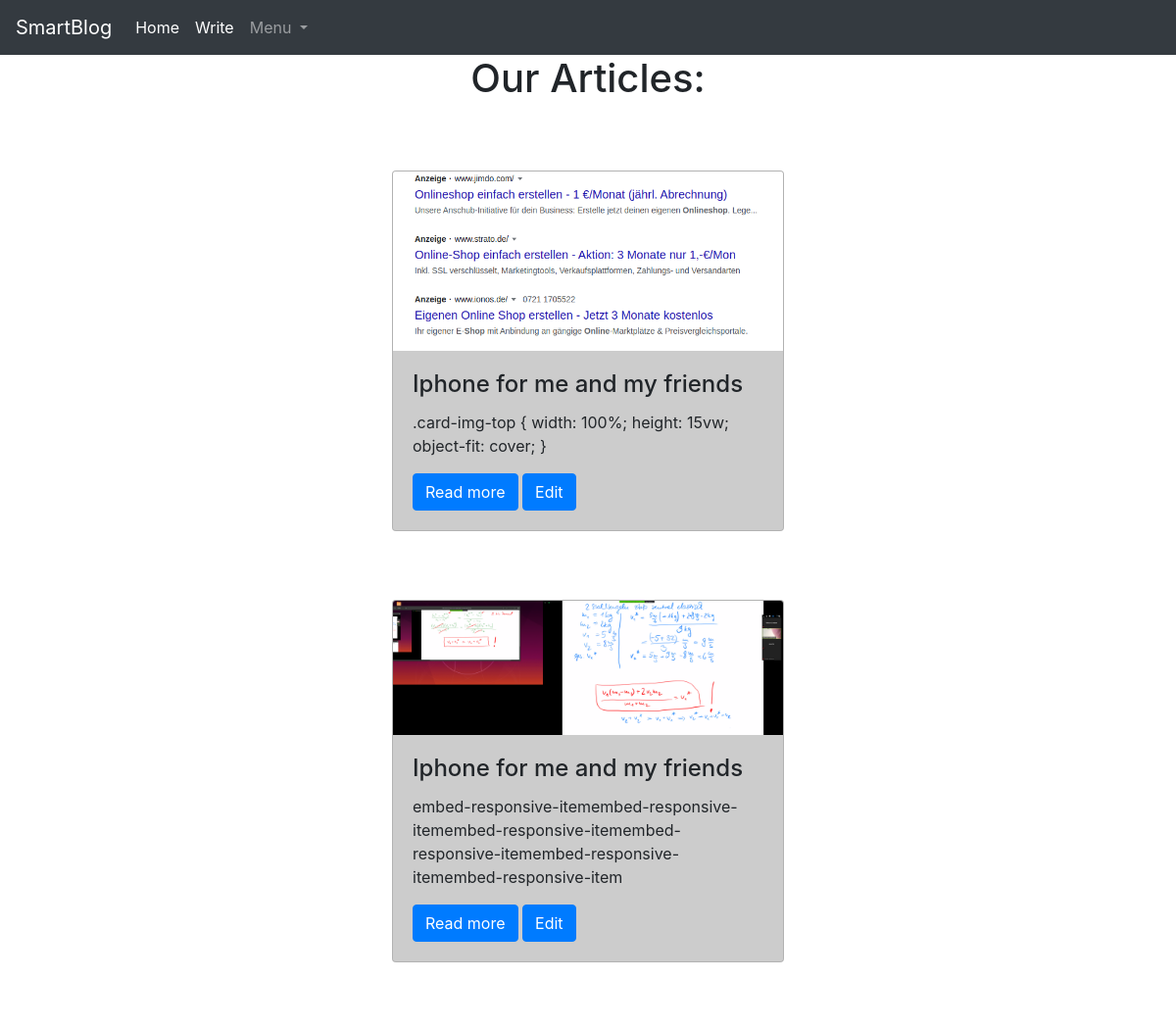
The app's page /articles/ (upper part), older data.
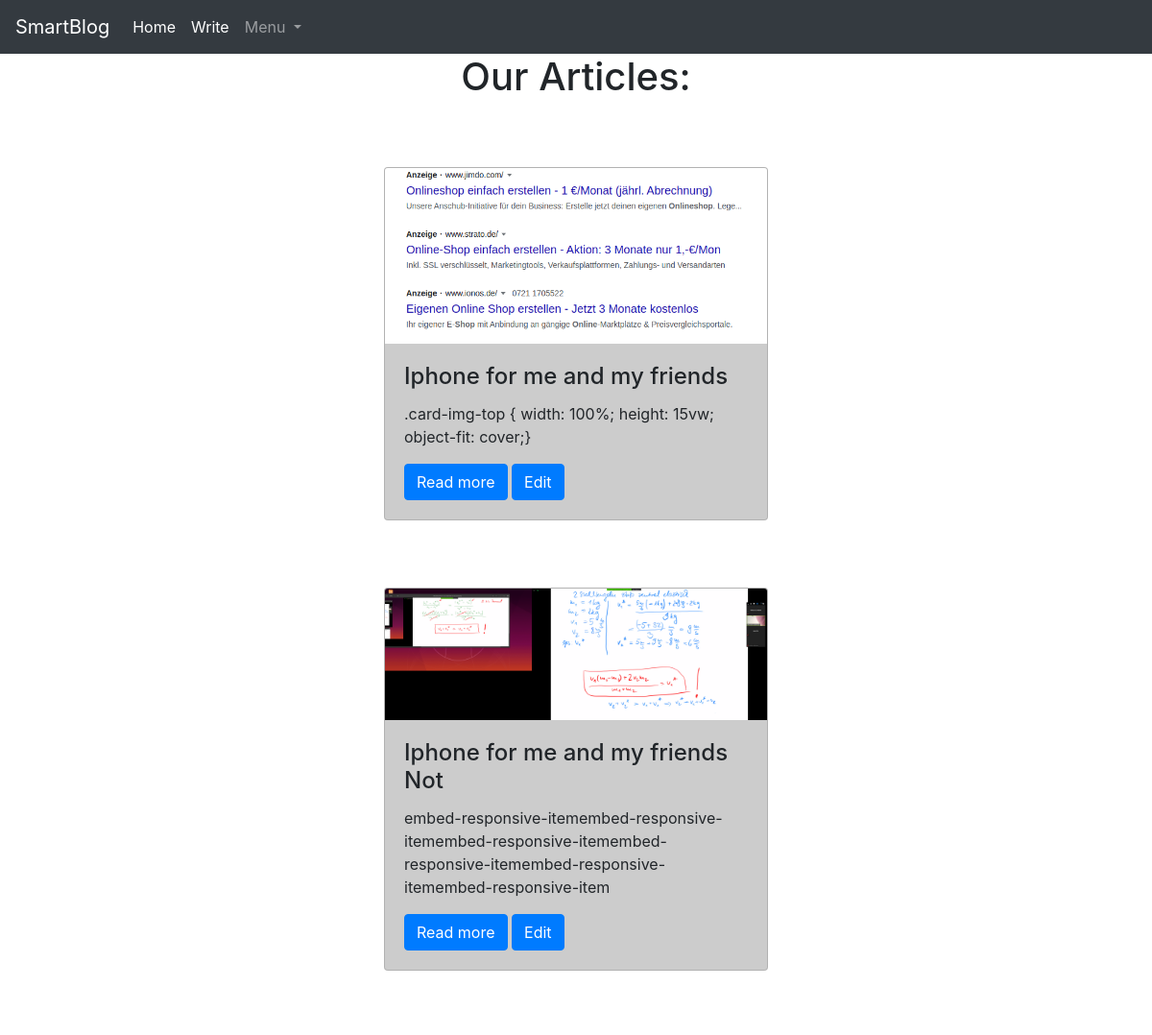
The same page, newer data.
### blog/models.py (models this page shows)
class Blog(models.Model):
    author = models.CharField(max_length=115, validators=[validate_name])
    title = models.CharField(max_length=250, validators=[validate_title])
    timestamp = models.DateTimeField(auto_now_add=True)
    likes = models.IntegerField(default=0)
    section = models.CharField(max_length=115)
    dislikes = models.IntegerField(default=0)
    short_version = models.CharField(max_length=1155, validators=[validate_shortversion])
    text = RichTextField(blank=True, null=True)
    image = models.ImageField(blank=True, upload_to="")
    class Meta:
        permissions = (("can_write", "read"),)

### blog/views.py (the view)
# urls.py: path('articles/', ArticleList.as_view(), name="list_articles"),
class ArticleList(ListView):
    template_name = 'Blog_list.html'
    queryset = Blog.objects.all()

### templates/Blog_list.html (shortened to what this page needs)
{% extends 'base.html' %}
{% load static %}
{% block title %}
    <link rel="stylesheet" type="text/css" href="{% static 'articles.css' %}">
{% endblock %}
{% block content %}
    <h1 id="headline" align="center">Our Articles:</h1>
    {% for elems in blog_list %}
        {% if elems.image %}
            <div class="card" style="width: 25rem;">
                <img class="card-img-top" src="{{ elems.image.url }}" alt="Card image cap">
                <div class="card-body">
                    <h4 class="card-title">{{ elems.title }}</h4>
                    <p class="card-text">{{ elems.short_version }}</p>
                    <a href="/blog/{{ elems.id }}" class="btn btn-primary">Read more</a>
                    <a href="/edit/{{ elems.id }}" class="btn btn-primary">Edit</a>
                </div>
            </div>
        {% endif %}
    {% endfor %}
{% endblock %}

### templates/base.html (shortened to what this page needs)
<!DOCTYPE html>
<html lang="en">
  {% load static %}
  <head>
    <link
      rel="stylesheet"
      href="https://stackpath.bootstrapcdn.com/bootstrap/4.5.0/css/bootstrap.min.css"
    />
    <link rel="stylesheet"  href="{% static "base.css" %}" />
    <nav class="navbar navbar-expand-lg navbar-dark bg-dark" id="navbar">
      <a class="navbar-brand" href="/home">SmartBlog</a>
      <div class="collapse navbar-collapse" id="navbarNavDropdown">
        <ul class="navbar-nav">
          <li class="nav-item active">
            <a class="nav-link" href="/home"
              >Home</a
            >
            <li class="nav-item active">
            <a class="nav-link" href="/create"
              >Write</a
            >
          <li class="nav-item dropdown">
            <a
              class="nav-link dropdown-toggle"
              href="#"
              id="navbarDropdownMenuLink"
              role="button"
              data-toggle="dropdown"
              aria-haspopup="true"
              aria-expanded="false"
            >
              Menu
            </a>
          </li>
        </ul>
      </div>
    </nav>
    {% block title %} {% endblock %}
  </head>
  <body>
    {% block content %} {% endblock %}
  </body>
</html>

### static/base.css (style rules this page uses)
#navbar { position: relative; z-index: 5; }

### static/articles.css (style rules this page uses)
.card { margin: 70px auto; background-color: rgba(0, 0, 0, 0.2); }

Row changes from the older to the newer data that the page shows:
changed Blog "Iphone for me and my friends": short_version ".card-img-top { width: 100%; height: 15vw; object-fit: cover; }" → ".card-img-top { width: 100%; height: 15vw; object-fit: cover;}"
changed Blog: title "Iphone for me and my friends" → "Iphone for me and my friends Not"
